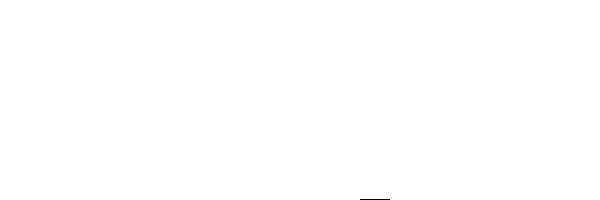
Frame 1 (no input)
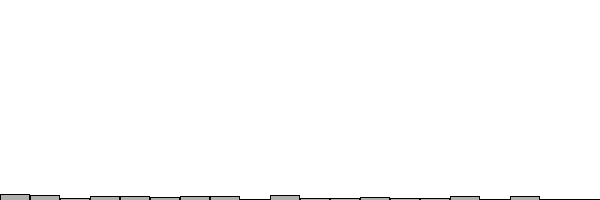
Frame 60 (the mouse pressed at the canvas centre just before this capture)
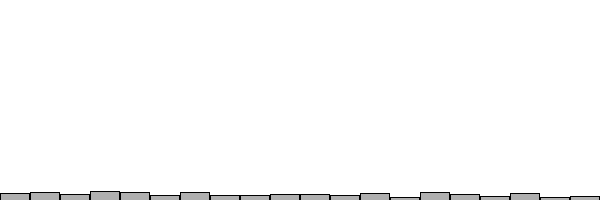
Frame 120 (the mouse held since frame 60 and released just before this capture)

The Processing sketch that drew these frames (run headless with seeded random() and noise(); from frame 60 on, the mouse is pressed at the canvas centre):

// Processing sketch: Distribution01
// ── Distribution01.pde
int[] randomCounts;

void setup() {
  size(600,200);
  randomCounts = new int[20];
}

void draw() {
  background(255);
  
  int index = int(random(randomCounts.length));
  randomCounts[index]++;
  
  stroke(0);
  fill(175);
  int w = width/randomCounts.length;
  
  for(int x = 0; x < randomCounts.length; x++) {
    rect(x*w,height-randomCounts[x],w-1,randomCounts[x]);  
  }
  
}
